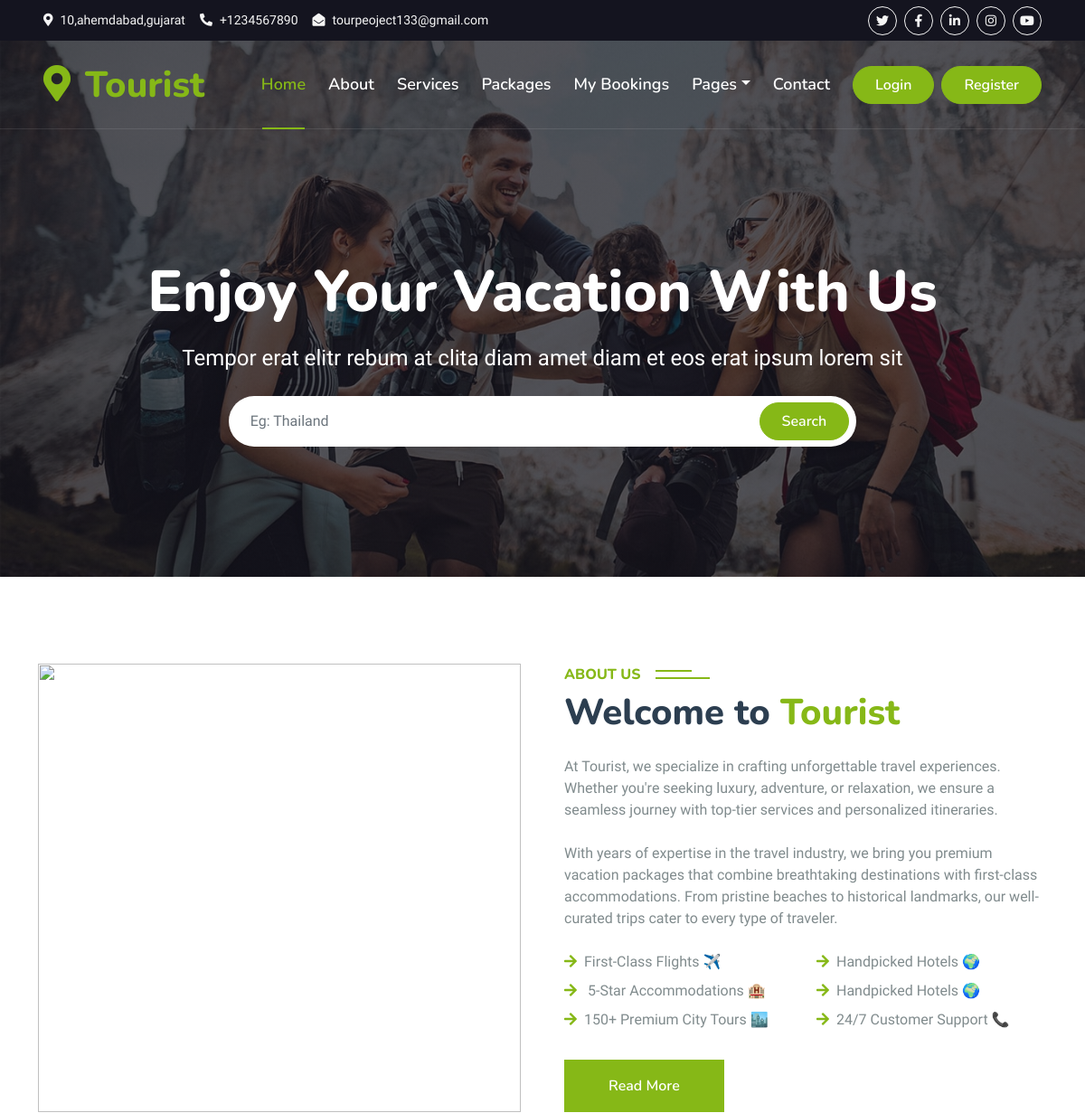
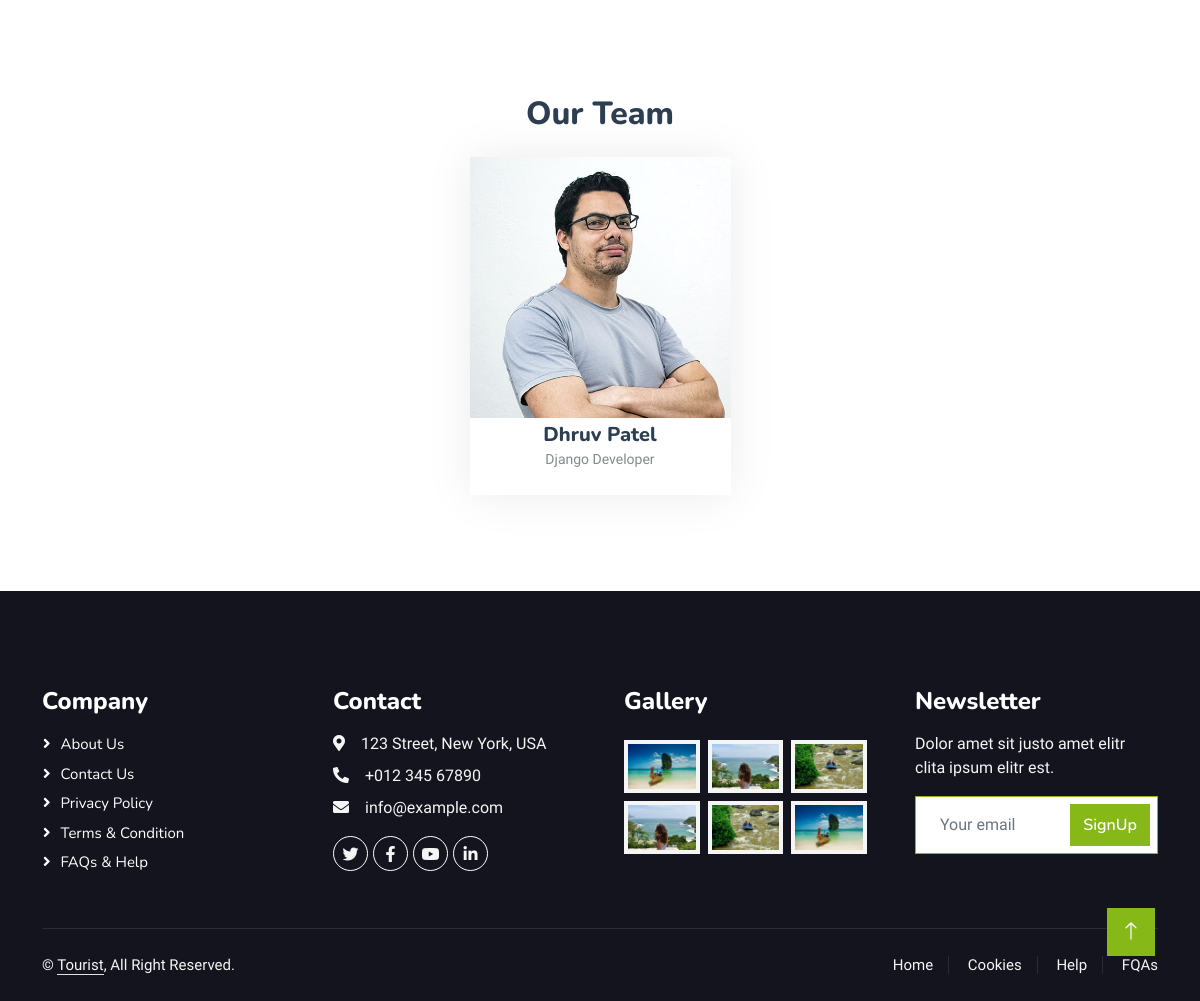
The page /about/ on the database its author committed (2 pictures, top to bottom).
### team/models.py (models this page shows, shortened)
class TeamMember(models.Model):
    name = models.CharField(max_length=100)
    designation = models.CharField(max_length=100)
    image = models.ImageField(upload_to="team_images/")
    facebook_link = models.URLField(blank=True, null=True)
    twitter_link = models.URLField(blank=True, null=True)
    instagram_link = models.URLField(blank=True, null=True)

### tourist/views.py (the view)
# urls.py: path('about/', views.about, name='about'),
def about(request):
    team = TeamMember.objects.all()
    return render(request, 'about.html',{'team': team})

### templates/about.html (shortened to what this page needs)
{% include "header.html" %}
{% load static %}
<div class="container-fluid bg-primary py-5 mb-5 hero-header">
    <div class="container py-5">
        <div class="row justify-content-center py-5">
            <div class="col-lg-10 pt-lg-5 mt-lg-5 text-center">
                <h1 class="display-3 text-white mb-3 animated slideInDown">Enjoy Your Vacation With Us</h1>
                <p class="fs-4 text-white mb-4 animated slideInDown">Tempor erat elitr rebum at clita diam amet diam et eos erat ipsum lorem sit</p>
                <div class="position-relative w-75 mx-auto animated slideInDown">
                    <input class="form-control border-0 rounded-pill w-100 py-3 ps-4 pe-5" type="text" placeholder="Eg: Thailand">
                    <button type="button" class="btn btn-primary rounded-pill py-2 px-4 position-absolute top-0 end-0 me-2" style="margin-top: 7px;">Search</button>
                </div>
            </div>
        </div>
    </div>
</div>
</div>
    <div class="container-xxl py-5">
        <div class="container">
            <div class="row g-5">
                <div class="col-lg-6 wow fadeInUp" data-wow-delay="0.1s" style="min-height: 400px;">
                    <div class="position-relative h-100">
                        <img class="img-fluid position-absolute w-100 h-100" src="/static/img/low-angle-business-people-posing.jpg" alt="" style="object-fit: cover;">
                    </div>
                </div>
                <div class="col-lg-6 wow fadeInUp" data-wow-delay="0.3s">
                    <h6 class="section-title bg-white text-start text-primary pe-3">About Us</h6>
                    <h1 class="mb-4">Welcome to <span class="text-primary">Tourist</span></h1>
                    <p class="mb-4">At Tourist, we specialize in crafting unforgettable travel experiences. Whether you're seeking luxury, adventure, or relaxation, we ensure a seamless journey with top-tier services and personalized itineraries.</p>
                    <p class="mb-4">With years of expertise in the travel industry, we bring you premium vacation packages that combine breathtaking destinations with first-class accommodations.
                        From pristine beaches to historical landmarks, our well-curated trips cater to every type of traveler.</p>
                    <div class="row gy-2 gx-4 mb-4">
                        <div class="col-sm-6">
                            <p class="mb-0"><i class="fa fa-arrow-right text-primary me-2"></i>First-Class Flights ✈️</p>
                        </div>
                        <div class="col-sm-6">
                            <p class="mb-0"><i class="fa fa-arrow-right text-primary me-2"></i>Handpicked Hotels 🌍</p>
                        </div>
                        <div class="col-sm-6">
                            <p class="mb-0"><i class="fa fa-arrow-right text-primary me-2"></i> 5-Star Accommodations 🏨</p>
                        </div>
                        <div class="col-sm-6">
                            <p class="mb-0"><i class="fa fa-arrow-right text-primary me-2"></i>Handpicked Hotels 🌍</p>
                        </div>
                        <div class="col-sm-6">
                            <p class="mb-0"><i class="fa fa-arrow-right text-primary me-2"></i>150+ Premium City Tours 🏙️</p>
                        </div>
                        <div class="col-sm-6">
                            <p class="mb-0"><i class="fa fa-arrow-right text-primary me-2"></i>24/7 Customer Support 📞</p>
                        </div>
                    </div>
                    <a class="btn btn-primary py-3 px-5 mt-2" href="">Read More</a>
                </div>
            </div>
        </div>
    </div>
    <div class="container py-5">
        <h2 class="text-center mb-4">Our Team</h2>
        <div class="row g-4 justify-content-center">
            {% for member in team %}
            <div class="col-lg-3 col-md-6 wow fadeInUp" data-wow-delay="0.{{ forloop.counter }}s">
                <div class="team-item">
                    <div class="overflow-hidden">
                        <img class="img-fluid" src="{{ member.image.url }}" alt="{{ member.name }}">
                    </div>
                    <div class="text-center p-4">
                        <h5 class="mb-0">{{ member.name }}</h5>
                        <small>{{ member.designation }}</small>
                    </div>
                </div>
            </div>
            {% empty %}
            <p class="text-center">No team members found.</p>
            {% endfor %}
        </div>
    </div>
    {% include "footer.html" %}

### static/css/style.css (style rules this page uses)
:root { --primary: #86B817; --secondary: #FE8800; --light: #F5F5F5; --dark: #14141F; }
.btn { font-family: 'Nunito', sans-serif; font-weight: 600; transition: .5s; }
.btn.btn-primary, .btn.btn-secondary { color: #FFFFFF; }
.hero-header { background: linear-gradient(rgba(20, 20, 31, .7), rgba(20, 20, 31, .7)), url(../img/bg-hero.jpg); background-position: center center; background-repeat: no-repeat; background-size: cover; }
.section-title { position: relative; display: inline-block; text-transform: uppercase; }
.section-title::before { position: absolute; content: ""; width: calc(100% + 80px); height: 2px; top: 4px; left: -40px; background: var(--primary); z-index: -1; }
.section-title::after { position: absolute; content: ""; width: calc(100% + 120px); height: 2px; bottom: 5px; left: -60px; background: var(--primary); z-index: -1; }
.section-title.text-start::before { width: calc(100% + 40px); left: 0; }
.section-title.text-start::after { width: calc(100% + 60px); left: 0; }
.team-item { box-shadow: 0 0 45px rgba(0, 0, 0, .08); }
.team-item img { transition: .5s; }

### rows shown on the page
TeamMember: image (picture), name "Dhruv Patel", designation "Django Developer"
